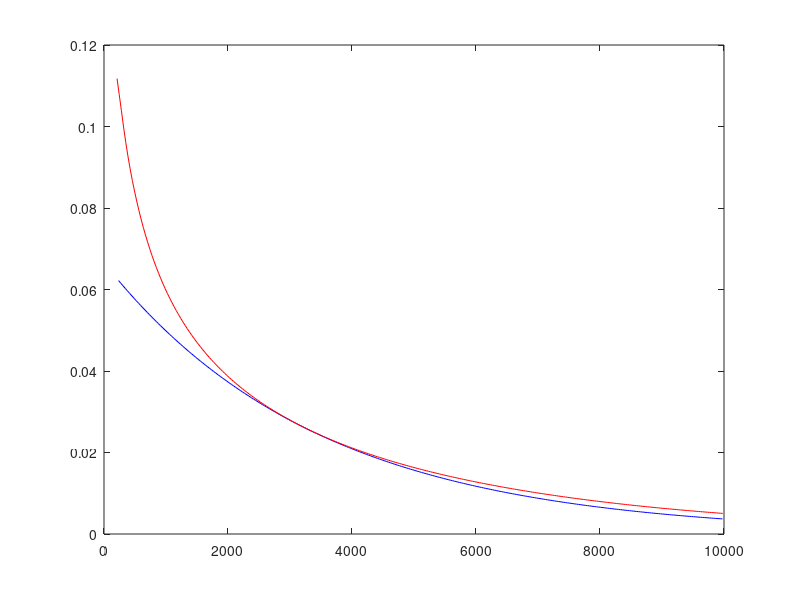

The MATLAB source for this figure:
rData1 = [0.062176065324758
0.061537078235729
0.060904419211168
0.060279085229185
0.059659881409644
0.059046750784939
0.058439702087661
0.057839672047072
0.057245524140273
0.056657203704291
0.056074728616810
0.055498978601870
0.054928872727396
0.054364358541815
0.053805462313421
0.053253009840794
0.052705973144604
0.052164301895215
0.051628030043142
0.051097932385348
0.050573031379656
0.050053278732521
0.049538715411878
0.049030067988594
0.048526406958925
0.048027685983049
0.047533952422748
0.047045887257188
0.046562606733893
0.046084066387725
0.045610319389714
0.045142003627487
0.044678278919107
0.044219102598279
0.043764533097532
0.043315167585421
0.042870207371397
0.042429611515237
0.041993443198034
0.041562261120292
0.041135306100623
0.040712538855047
0.040294026833189
0.039880292403014
0.039470614002553
0.039064953937066
0.038663383475754
0.038266390679712
0.037873289804896
0.037484044681512
0.037098729978726
0.036717801371983
0.036340607217868
0.035967112809839
0.035597395825127
0.035231881375431
0.034869950281000
0.034511569239353
0.034156818570029
0.033806094548467
0.033458808898263
0.033114929664193
0.032774539467031
0.032438007383674
0.032104774553872
0.031774810315152
0.031448199271725
0.031125284854344
0.030805536201470
0.030488923891086
0.030175534214996
0.029865686429097
0.029558876319674
0.029255075654982
0.028954372139269
0.028657062247788
0.028362667127240
0.028071159688001
0.027782628791122
0.027497349452166
0.027214866951405
0.026935155295128
0.026658304263929
0.026384568665028
0.026113516743186
0.025845123556271
0.025579479584462
0.025316820611854
0.025056736733710
0.024799204016936
0.024544313437638
0.024292282879165
0.024042723225854
0.023795611512827
0.023551039023796
0.023309206804061
0.023069745515721
0.022832633122949
0.022597961043171
0.022365914489634
0.022136142938704
0.021908625246014
0.021683452802388
0.021460795941171
0.021240322035086
0.021022010795164
0.020805953438064
0.020592306318242
0.020380753830351
0.020171276506218
0.019963965252758
0.019758963297996
0.019555971225556
0.019354970354851
0.019156051158736
0.018959344545163
0.018764566493302
0.018571699078293
0.018380832225182
0.018192085284436
0.018005188875054
0.017820125797330
0.017636985324670
0.017455875971100
0.017276542275684
0.017098967734531
0.016923240874881
0.016749460055927
0.016577383051314
0.016406994024821
0.016238380671704
0.016071631840518
0.015906517886689
0.015743023614652
0.015581235810038
0.015421234419444
0.015262801758440
0.015105923246198
0.014950684688726
0.014797157705660
0.014645135980778
0.014494605523122
0.014345651096238
0.014198336535827
0.014052466330272
0.013908027054623
0.013765102373807
0.013623748852314
0.013483781246521
0.013345186674586
0.013208047652919
0.013072413958769
0.012938110105633
0.012805123732805
0.012673536164118
0.012543390846284
0.012414521563580
0.012286916455356
0.012160655614251
0.012035776587297
0.011912121966597
0.011789680371324
0.011668530629390
0.011548704794497
0.011430053825904
0.011312566803200
0.011196321260760
0.011081344142084
0.010967494354161
0.010854761418365
0.010743221551137
0.010632896946883
0.010523654061141
0.010415482839199
0.010308458159253
0.010202597806870
0.010097775406246
0.009993981309435
0.009891289039878
0.009789712294798
0.009689131505545
0.009589537414479
0.009491002177313
0.009393535704694
0.009297024891139
0.009201460853530
0.009106914370134
0.009013391849073
0.008920786320735
0.008829089261372
0.008738370065126
0.008648631904840
0.008559773635394
0.008471787077867
0.008384740238388
0.008298633305888
0.008213370663499
0.008128944463180
0.008045421321742
0.007962798680514
0.007880986169088
0.007799976256917
0.007719834172564
0.007640554831835
0.007562052842738
0.007484320979375
0.007407423085325
0.007331351759468
0.007256026333290
0.007181439873219
0.007107654843119
0.007034661720798
0.006962384318760
0.006890815983934
0.006820017807583
0.006749978330235
0.006680625614847
0.006611953277496
0.006544021045642
0.006476815694930
0.006410269319517
0.006344375793744
0.006279193491599
0.006214707585455
0.006150853992209
0.006087626834017
0.006025083143124
0.005963206640055
0.005901936866254
0.005841268181666
0.005781256289791
0.005721883601098
0.005663093093167
0.005604879354111
0.005547296772830
0.005490326582427
0.005433915017522
0.005378056885168
0.005322805274833
0.005268140366359
0.005214011481174
0.005160413636411
0.005107398638211
0.005054945729134
0.005003007155631
0.004951578136417
0.004900709211227
0.004850378793664
0.004800541901452
0.004751193946736
0.004702384220499
0.004654090408474
0.004606270153569
0.004558919053529
0.004512085168889
0.004465745551777
0.004419860331473
0.004374425283821
0.004329487257767
0.004285022759661
0.004240994273288
0.004197397745379
0.004154278832650
0.004111613577427
0.004069366692728
0.004027534289260
0.003986160851278
0.003945222033118
0.003904684658043
0.003864544994103
0.003824846373214
0.003785564132361
0.003746667092047
0.003708151671295];

tData1 = [2.355000000000000e+02
2.712000000000000e+02
3.068000000000000e+02
3.425000000000000e+02
3.782000000000000e+02
4.139000000000000e+02
4.495000000000000e+02
4.852000000000000e+02
5.209000000000000e+02
5.566000000000000e+02
5.922000000000000e+02
6.279000000000001e+02
6.636000000000000e+02
6.993000000000001e+02
7.349000000000001e+02
7.706000000000000e+02
8.063000000000001e+02
842
8.776000000000000e+02
9.133000000000001e+02
949
9.847000000000000e+02
1.020300000000000e+03
1056
1.091700000000000e+03
1.127400000000000e+03
1163
1.198700000000000e+03
1.234400000000000e+03
1.270100000000000e+03
1.305700000000000e+03
1.341400000000000e+03
1.377100000000000e+03
1.412800000000000e+03
1.448400000000000e+03
1.484100000000000e+03
1.519800000000000e+03
1.555500000000000e+03
1.591100000000000e+03
1.626800000000000e+03
1.662500000000000e+03
1.698200000000000e+03
1.733800000000000e+03
1.769500000000000e+03
1.805200000000000e+03
1.840900000000000e+03
1.876500000000000e+03
1.912200000000000e+03
1.947900000000000e+03
1.983600000000000e+03
2.019200000000000e+03
2.054900000000000e+03
2.090600000000000e+03
2.126300000000000e+03
2.161900000000000e+03
2.197600000000000e+03
2.233300000000000e+03
2269
2.304600000000000e+03
2.340300000000000e+03
2376
2.411700000000000e+03
2.447300000000000e+03
2483
2.518700000000000e+03
2.554400000000000e+03
2590
2.625700000000000e+03
2.661400000000000e+03
2.697100000000000e+03
2.732700000000000e+03
2.768400000000000e+03
2.804100000000000e+03
2.839800000000000e+03
2.875400000000000e+03
2.911100000000000e+03
2.946800000000000e+03
2.982500000000000e+03
3.018100000000000e+03
3.053800000000000e+03
3.089500000000000e+03
3.125200000000000e+03
3.160800000000000e+03
3.196500000000000e+03
3.232200000000000e+03
3.267900000000000e+03
3.303500000000000e+03
3.339200000000000e+03
3.374900000000000e+03
3.410600000000000e+03
3.446200000000000e+03
3.481900000000000e+03
3.517600000000000e+03
3.553300000000000e+03
3.588900000000000e+03
3.624600000000000e+03
3.660300000000000e+03
3696
3.731600000000000e+03
3.767300000000000e+03
3803
3.838700000000000e+03
3.874300000000000e+03
3910
3.945700000000000e+03
3.981400000000000e+03
4017
4.052700000000000e+03
4.088400000000000e+03
4.124100000000000e+03
4.159700000000000e+03
4.195400000000001e+03
4.231100000000000e+03
4.266800000000000e+03
4.302400000000001e+03
4.338100000000000e+03
4.373800000000000e+03
4.409500000000000e+03
4.445100000000000e+03
4.480800000000000e+03
4.516500000000000e+03
4.552200000000000e+03
4.587800000000000e+03
4.623500000000000e+03
4.659200000000000e+03
4.694900000000001e+03
4.730500000000000e+03
4.766200000000000e+03
4.801900000000001e+03
4.837600000000000e+03
4.873200000000000e+03
4.908900000000001e+03
4.944600000000000e+03
4.980300000000000e+03
5.015900000000000e+03
5.051599999999999e+03
5.087300000000000e+03
5123
5.158599999999999e+03
5.194300000000000e+03
5230
5.265700000000000e+03
5.301300000000000e+03
5337
5.372700000000000e+03
5.408400000000000e+03
5444
5.479700000000000e+03
5.515400000000000e+03
5.551099999999999e+03
5.586700000000000e+03
5.622400000000000e+03
5.658099999999999e+03
5.693800000000000e+03
5.729400000000000e+03
5.765099999999999e+03
5.800800000000000e+03
5.836500000000000e+03
5.872099999999999e+03
5.907799999999999e+03
5.943500000000000e+03
5.979200000000000e+03
6.014799999999999e+03
6.050500000000000e+03
6.086200000000000e+03
6.121900000000000e+03
6.157500000000000e+03
6.193200000000000e+03
6.228900000000000e+03
6.264600000000000e+03
6.300200000000000e+03
6.335900000000000e+03
6.371600000000000e+03
6.407299999999999e+03
6.442900000000000e+03
6.478600000000000e+03
6.514299999999999e+03
6550
6.585600000000000e+03
6.621299999999999e+03
6657
6.692700000000000e+03
6.728299999999999e+03
6764
6.799700000000000e+03
6.835400000000000e+03
6871
6.906700000000000e+03
6.942400000000000e+03
6.978100000000000e+03
7.013700000000000e+03
7.049400000000000e+03
7.085100000000000e+03
7.120799999999999e+03
7.156400000000000e+03
7.192100000000000e+03
7.227799999999999e+03
7.263500000000000e+03
7.299100000000000e+03
7.334799999999999e+03
7.370500000000000e+03
7.406200000000000e+03
7.441799999999999e+03
7.477500000000000e+03
7.513200000000000e+03
7.548900000000000e+03
7.584500000000000e+03
7.620200000000000e+03
7.655900000000000e+03
7.691600000000000e+03
7.727200000000000e+03
7.762900000000000e+03
7.798600000000000e+03
7.834299999999999e+03
7.869900000000000e+03
7.905600000000000e+03
7.941299999999999e+03
7977
8.012600000000000e+03
8.048300000000000e+03
8084
8.119700000000000e+03
8.155300000000000e+03
8191
8.226700000000001e+03
8.262400000000000e+03
8298
8.333700000000001e+03
8.369400000000000e+03
8.405100000000000e+03
8.440700000000001e+03
8.476400000000000e+03
8.512100000000000e+03
8.547799999999999e+03
8.583400000000000e+03
8.619100000000000e+03
8.654799999999999e+03
8.690500000000000e+03
8.726100000000000e+03
8.761799999999999e+03
8.797500000000000e+03
8.833200000000001e+03
8.868799999999999e+03
8.904500000000000e+03
8.940200000000001e+03
8.975900000000000e+03
9.011500000000000e+03
9.047200000000001e+03
9.082900000000000e+03
9.118600000000000e+03
9.154200000000001e+03
9.189900000000000e+03
9.225600000000000e+03
9.261299999999999e+03
9.296900000000000e+03
9.332600000000000e+03
9.368299999999999e+03
9404
9.439600000000000e+03
9.475299999999999e+03
9511
9.546700000000001e+03
9.582299999999999e+03
9618
9.653700000000001e+03
9.689400000000000e+03
9725
9.760700000000001e+03
9.796400000000000e+03
9.832100000000000e+03
9.867700000000001e+03
9.903400000000000e+03
9.939100000000000e+03
9.974799999999999e+03];

tData2 = [2.105000000000000e+02
2.454000000000000e+02
2.805000000000000e+02
3.156000000000000e+02
3.508000000000000e+02
386
4.213000000000000e+02
4.565000000000000e+02
4.918000000000000e+02
5.272000000000000e+02
5.625000000000000e+02
5.979000000000000e+02
6.333000000000001e+02
6.687000000000000e+02
7.041000000000000e+02
7.395000000000000e+02
775
8.104000000000001e+02
8.459000000000001e+02
8.814000000000001e+02
9.169000000000001e+02
9.524000000000001e+02
9.879000000000001e+02
1.023400000000000e+03
1.058900000000000e+03
1.094400000000000e+03
1130
1.165500000000000e+03
1.201100000000000e+03
1.236600000000000e+03
1.272200000000000e+03
1.307700000000000e+03
1.343300000000000e+03
1.378900000000000e+03
1.414500000000000e+03
1.450100000000000e+03
1.485600000000000e+03
1.521200000000000e+03
1.556800000000000e+03
1.592400000000000e+03
1628
1.663600000000000e+03
1.699200000000000e+03
1.734800000000000e+03
1.770500000000000e+03
1.806100000000000e+03
1.841700000000000e+03
1.877300000000000e+03
1.912900000000000e+03
1.948600000000000e+03
1.984200000000000e+03
2.019800000000000e+03
2.055500000000000e+03
2.091100000000000e+03
2.126700000000000e+03
2.162400000000000e+03
2198
2.233700000000000e+03
2.269300000000000e+03
2.304900000000000e+03
2.340600000000000e+03
2.376200000000000e+03
2.411900000000000e+03
2.447500000000000e+03
2.483200000000000e+03
2.518900000000000e+03
2.554500000000000e+03
2.590200000000000e+03
2.625800000000000e+03
2.661500000000000e+03
2.697100000000000e+03
2.732800000000000e+03
2.768500000000000e+03
2.804100000000000e+03
2.839800000000000e+03
2.875500000000000e+03
2.911100000000000e+03
2.946800000000000e+03
2.982500000000000e+03
3.018200000000000e+03
3.053800000000000e+03
3.089500000000000e+03
3.125200000000000e+03
3.160800000000000e+03
3.196500000000000e+03
3.232200000000000e+03
3.267900000000000e+03
3.303500000000000e+03
3.339200000000000e+03
3.374900000000000e+03
3.410600000000000e+03
3.446300000000000e+03
3.481900000000000e+03
3.517600000000000e+03
3.553300000000000e+03
3589
3.624700000000000e+03
3.660400000000000e+03
3696
3.731700000000000e+03
3.767400000000000e+03
3.803100000000000e+03
3.838800000000000e+03
3.874500000000000e+03
3.910100000000000e+03
3.945800000000000e+03
3.981500000000000e+03
4.017200000000000e+03
4.052900000000000e+03
4.088600000000000e+03
4.124300000000000e+03
4160
4.195700000000000e+03
4.231400000000001e+03
4.267100000000000e+03
4.302700000000000e+03
4.338400000000001e+03
4.374100000000000e+03
4.409800000000000e+03
4.445500000000000e+03
4.481200000000000e+03
4.516900000000001e+03
4.552600000000000e+03
4.588300000000000e+03
4624
4.659700000000000e+03
4.695400000000001e+03
4.731100000000000e+03
4.766800000000000e+03
4.802500000000000e+03
4.838200000000000e+03
4.873900000000001e+03
4.909600000000000e+03
4.945300000000000e+03
4981
5.016700000000000e+03
5.052400000000000e+03
5.088099999999999e+03
5.123800000000000e+03
5.159500000000000e+03
5.195200000000000e+03
5.230900000000000e+03
5.266599999999999e+03
5.302300000000000e+03
5338
5.373700000000000e+03
5.409400000000000e+03
5.445099999999999e+03
5.480800000000000e+03
5.516500000000000e+03
5.552200000000000e+03
5.587900000000000e+03
5.623599999999999e+03
5.659300000000000e+03
5695
5.730700000000000e+03
5.766400000000000e+03
5.802099999999999e+03
5.837800000000000e+03
5.873500000000000e+03
5.909200000000000e+03
5.944900000000000e+03
5.980600000000000e+03
6.016299999999999e+03
6052
6.087700000000000e+03
6.123400000000000e+03
6.159200000000000e+03
6.194900000000000e+03
6.230600000000000e+03
6.266299999999999e+03
6302
6.337700000000000e+03
6.373400000000000e+03
6.409100000000000e+03
6.444799999999999e+03
6.480500000000000e+03
6.516200000000000e+03
6.551900000000000e+03
6.587600000000000e+03
6.623299999999999e+03
6659
6.694700000000000e+03
6.730400000000000e+03
6.766200000000000e+03
6.801900000000000e+03
6.837600000000000e+03
6.873299999999999e+03
6909
6.944700000000000e+03
6.980400000000000e+03
7.016100000000000e+03
7.051799999999999e+03
7.087500000000000e+03
7.123200000000000e+03
7.158900000000000e+03
7.194600000000000e+03
7.230299999999999e+03
7.266100000000000e+03
7.301799999999999e+03
7.337500000000000e+03
7.373200000000000e+03
7.408900000000000e+03
7.444600000000000e+03
7.480299999999999e+03
7516
7.551700000000000e+03
7.587400000000000e+03
7.623200000000000e+03
7.658900000000000e+03
7.694600000000000e+03
7.730299999999999e+03
7766
7.801700000000000e+03
7.837400000000000e+03
7.873100000000000e+03
7.908799999999999e+03
7.944500000000000e+03
7.980200000000000e+03
8016
8.051700000000000e+03
8.087400000000000e+03
8.123100000000000e+03
8.158800000000000e+03
8.194500000000000e+03
8.230200000000001e+03
8.265900000000000e+03
8.301600000000000e+03
8.337299999999999e+03
8.373100000000000e+03
8.408799999999999e+03
8.444500000000000e+03
8.480200000000001e+03
8.515900000000000e+03
8.551600000000000e+03
8.587299999999999e+03
8623
8.658700000000001e+03
8.694400000000000e+03
8.730200000000001e+03
8.765900000000000e+03
8.801600000000000e+03
8.837299999999999e+03
8873
8.908700000000001e+03
8.944400000000000e+03
8.980100000000000e+03
9.015799999999999e+03
9.051600000000000e+03
9.087299999999999e+03
9123
9.158700000000001e+03
9.194400000000000e+03
9.230100000000000e+03
9.265799999999999e+03
9.301500000000000e+03
9.337200000000001e+03
9373
9.408700000000001e+03
9.444400000000000e+03
9.480100000000000e+03
9.515799999999999e+03
9.551500000000000e+03
9.587200000000001e+03
9.622900000000000e+03
9.658700000000001e+03
9.694400000000000e+03
9.730100000000000e+03
9.765799999999999e+03
9.801500000000000e+03
9.837200000000001e+03
9.872900000000000e+03
9.908600000000000e+03
9.944299999999999e+03
9.980100000000000e+03];

rData2 = [0.111756224229095
0.107856969732542
0.103893305722557
0.099877430331968
0.096118183733568
0.092715867606605
0.089631706955871
0.086801771700986
0.084178468844444
0.081729162742745
0.079433682163856
0.077284500738520
0.075269958467690
0.073376650715184
0.071591832083421
0.069905157172790
0.068305956206413
0.066790202354416
0.065339192276082
0.063953014342146
0.062632755741009
0.061372205132773
0.060166961759758
0.059012512259656
0.057905003911892
0.056841684236682
0.055819053801751
0.054834800728382
0.053879376393273
0.052956220568397
0.052066434901320
0.051207274098222
0.050377475025608
0.049574369221358
0.048796394025254
0.048042768972270
0.047312001609103
0.046603055543576
0.045914339139435
0.045240436800247
0.044583034648027
0.043944863957224
0.043324432791850
0.042720617049679
0.042132916777496
0.041560113569753
0.041002000115280
0.040456951185410
0.039925246893387
0.039406238966530
0.038895624598332
0.038394495096401
0.037905628738102
0.037428751811722
0.036962227813495
0.036506178025688
0.036059858459774
0.035623271977716
0.035195548396176
0.034776769624187
0.034365447267948
0.033959102320251
0.033560012608103
0.033169499708018
0.032787233218068
0.032411953642022
0.032044169036541
0.031683145828344
0.031329052611036
0.030981157524773
0.030640008768698
0.030301954821435
0.029968071339851
0.029640205550730
0.029318877591501
0.029003015942959
0.028692542166490
0.028387571269918
0.028087825933604
0.027792364082254
0.027502483600243
0.027216635891166
0.026932917408431
0.026652634542714
0.026376942501040
0.026106057148769
0.025839432892793
0.025576941639747
0.025318706783767
0.025064633929230
0.024813829573248
0.024567174936355
0.024323316137505
0.024081464689422
0.023841913984191
0.023605803711102
0.023373625677084
0.023144859914516
0.022919520679791
0.022697384725899
0.022478619184383
0.022262443841720
0.022049432483081
0.021838784639230
0.021629619953089
0.021422424282445
0.021217534023318
0.021016059839017
0.020817369164934
0.020621334766944
0.020427875469221
0.020237136986070
0.020048535370489
0.019862195028960
0.019678652161602
0.019496271639266
0.019315135059910
0.019135517907139
0.018958751096040
0.018784344149385
0.018612183382103
0.018442140602639
0.018274334644340
0.018108501162842
0.017944345928327
0.017782326949381
0.017622171120979
0.017462886235326
0.017304565907516
0.017147733652160
0.016993366183568
0.016840928583728
0.016690323067288
0.016541445858064
0.016394360065403
0.016248879434312
0.016104842942616
0.015962501856286
0.015822049232467
0.015682084484510
0.015542863081997
0.015404864999933
0.015268973503444
0.015134710291501
0.015001930468596
0.014870525444627
0.014740481025417
0.014611811046974
0.014484574755008
0.014358821422398
0.014234134931863
0.014110767027908
0.013989062847573
0.013868332684381
0.013748005099766
0.013628423238401
0.013509928913316
0.013393171234125
0.013277646001364
0.013163301921062
0.013050106638549
0.012938032562267
0.012827055562526
0.012717156427128
0.012608337227883
0.012500625252909
0.012394101288984
0.012288629405778
0.012184134719642
0.012080764879539
0.011978639063905
0.011876905320482
0.011775783322167
0.011675317506633
0.011575796286877
0.011477510260791
0.011380229385268
0.011283903820989
0.011188506518023
0.011094014460906
0.011000408208099
0.010907669152989
0.010815783118266
0.010724742131971
0.010634571889277
0.010545283229819
0.010456863362232
0.010369320715592
0.010282448152226
0.010196318960138
0.010110994414767
0.010026481831686
0.009942778600271
0.009859964000509
0.009777983367541
0.009696587565193
0.009615583623631
0.009535235893206
0.009455555005044
0.009376489838812
0.009298131092341
0.009220571380308
0.009143761763829
0.009067678542514
0.008992299897743
0.008917607143845
0.008843584670444
0.008770219071897
0.008697506100252
0.008625482752326
0.008554086172886
0.008483313966577
0.008413168650973
0.008343660624573
0.008274817576454
0.008206579044820
0.008138823762657
0.008071662966731
0.008005111990588
0.007939227364338
0.007873977316048
0.007809461024568
0.007745265149735
0.007681554633059
0.007618304586380
0.007555587757184
0.007493403638781
0.007431747539163
0.007370614442290
0.007310020746949
0.007249978836476
0.007190447411746
0.007131418811274
0.007072888054694
0.007014850413106
0.006957301239522
0.006900235947235
0.006843650006114
0.006787538941103
0.006731948094337
0.006676829262117
0.006622171494264
0.006567970529299
0.006514222156278
0.006460922213939
0.006408066589867
0.006355651219674
0.006303672086204
0.006252165110096
0.006201099999762
0.006150458641678
0.006100237204164
0.006050431899102
0.006001038981230
0.005952054747457
0.005903475536188
0.005855297726666
0.005807561878126
0.005760227043181
0.005713282287399
0.005666724152021
0.005620549216070
0.005574754095770
0.005529335443974
0.005484289949606
0.005439623430236
0.005395363321037
0.005351465960598
0.005307928182209
0.005264746852621
0.005221918871551
0.005179441171199
0.005137310715772
0.005095524501016
0.005054111374745];

figure;
plot(tData1, rData1,'b-')
hold on
plot(tData2, rData2,'r-')
hold off
